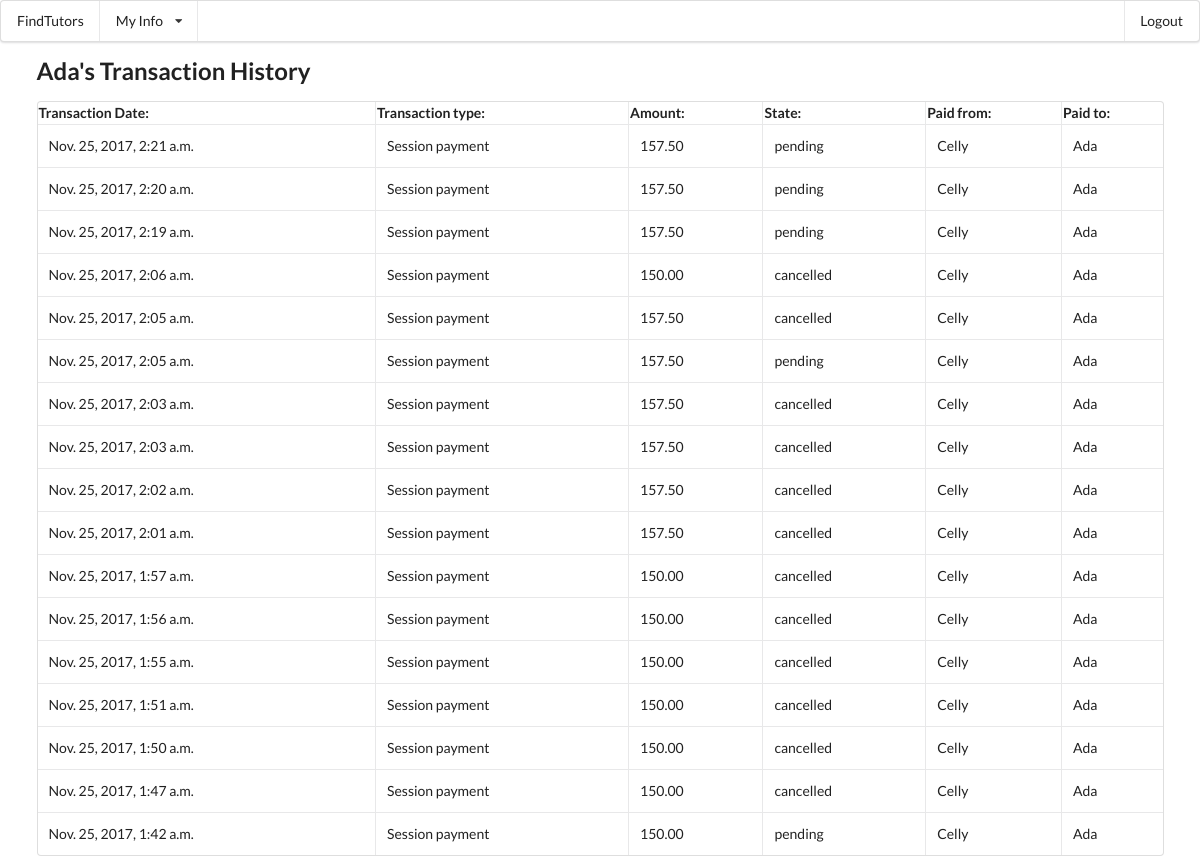
The page /main/viewTransaction (signed in) on the database its author committed.
### mainApp/models.py (models this page shows, shortened)
class Transaction(models.Model):
	amount=models.DecimalField(max_digits=7, decimal_places=2,default=0)
	create_date=models.DateTimeField(auto_now_add=True)
	state=models.CharField(max_length=10,default='pending')#pending/completed/cancelled
	involved_session=models.OneToOneField(Session,null=True)
	payment_student=models.ForeignKey(Student)
	payment_tutor=models.ForeignKey(Tutor)

class Student(models.Model):
	user = models.OneToOneField(User, on_delete=models.CASCADE)
	phoneNumber=models.CharField(max_length=10)
	photo_url=models.CharField(max_length=30)
	def __str__ (self):
		return self.user.first_name

class Tutor(models.Model):
	phoneNumber=models.CharField(max_length=10)
	photo_url=models.CharField(max_length=30)
	user = models.OneToOneField(User, on_delete=models.CASCADE)
	tutor_type=models.CharField(max_length=8,default="Private")#Contract/Private
	university=models.CharField(max_length=60)
	teach_course_code=models.ManyToManyField(SubjectCode)
	subject_tag=models.CharField(max_length=60)
	hourly_rate=models.IntegerField(default=100)
	introduction=models.TextField(default="I love programming")
	activated=models.BooleanField(default=True)#profiles show to public or not
	avg_review=models.IntegerField(default=-1)
	def __str__ (self):
		return self.user.first_name

### mainApp/views_account.py (the view)
@login_required
def viewTransaction(request):
	name=request.user.first_name
	wallet=request.user.student.wallet
	return render(request, 'mainApp/viewTransaction.html', {'name': name,'transactions':wallet.transactions.filter(create_date__lte=datetime.now(timezone.utc)+timedelta(days=30)).order_by("-create_date") if wallet.transactions.count()>0 else None})

### mainApp/templates/mainApp/viewTransaction.html (shortened to what this page needs)
{% extends "mainApp/base.html" %}
{% block content %}
<h2>{{name}}'s Transaction History</h2>
{% if transactions %}
<table cellspacing="20" class="ui celled table">
	<tr>
		<th>
			Transaction Date:
		</th>
		<th>
			Transaction type:
		</th>
		<th>
			Amount:
		</th>
		<th>
			State:
		</th>
		<th>
			Paid from:
		</th>
		<th>
			Paid to:
		</th>
	</tr>
	{% for trans in transactions %}
	<tr>
		<td>
			<p>{{trans.create_date}}</p>
		</td>
		<td>
			<p>{% if trans.involved_session %}Session payment
			{% elif trans.amount > 0 %}Deposit
				{% else %} Withdrawl{% endif %}</p>
		</td>
		<td>
			<p>{{trans.amount}}</p>
		</td>
		<td>
			<p>{{trans.state}}</p>
		</td>
		{% if trans.involved_session or trans.amount < 0 %}
		<td>
			<p>{{trans.payment_student}}</p>
		</td>
		<td>
			<p>{{trans.payment_tutor}}</p>
		</td>
		{% endif %}
	</tr>
	{% endfor %}
</table>
{% else %}
	<p>No transactions record</p>
{% endif %}
{% endblock %}

### rows shown on the page
Transaction: shows "Session payment"
Transaction: shows "Session payment"
Transaction: shows "Session payment"
Transaction: shows "Session payment"
Transaction: shows "Session payment"
Transaction: shows "Session payment"
Transaction: shows "Session payment"
Transaction: shows "Session payment"
Transaction: shows "Session payment"
Transaction: shows "Session payment"
Transaction: shows "Session payment"
Transaction: shows "Session payment"
Transaction: shows "Session payment"
Transaction: shows "Session payment"
Transaction: shows "Session payment"
Transaction: shows "Session payment"
Transaction: shows "Session payment"

### other values the page prints
{{ name }} "Ada"
